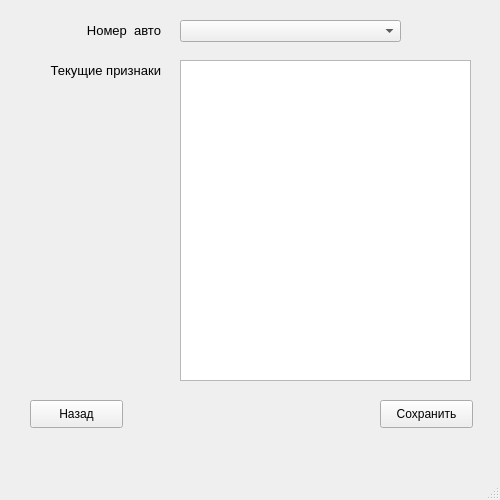
<?xml version="1.0" encoding="UTF-8"?>
<ui version="4.0">
 <class>MainWindow</class>
 <widget class="QMainWindow" name="MainWindow">
  <property name="geometry">
   <rect>
    <x>0</x>
    <y>0</y>
    <width>500</width>
    <height>500</height>
   </rect>
  </property>
  <property name="windowTitle">
   <string>Связи</string>
  </property>
  <widget class="QWidget" name="centralwidget">
   <widget class="QLabel" name="label_Char">
    <property name="geometry">
     <rect>
      <x>30</x>
      <y>20</y>
      <width>131</width>
      <height>21</height>
     </rect>
    </property>
    <property name="font">
     <font>
      <pointsize>10</pointsize>
     </font>
    </property>
    <property name="text">
     <string>Номер  авто</string>
    </property>
    <property name="alignment">
     <set>Qt::AlignRight|Qt::AlignTrailing|Qt::AlignVCenter</set>
    </property>
   </widget>
   <widget class="QComboBox" name="comboBoxChar">
    <property name="geometry">
     <rect>
      <x>180</x>
      <y>20</y>
      <width>221</width>
      <height>22</height>
     </rect>
    </property>
   </widget>
   <widget class="QLabel" name="label_Type">
    <property name="geometry">
     <rect>
      <x>10</x>
      <y>60</y>
      <width>151</width>
      <height>21</height>
     </rect>
    </property>
    <property name="font">
     <font>
      <pointsize>10</pointsize>
     </font>
    </property>
    <property name="text">
     <string>Текущие признаки</string>
    </property>
    <property name="alignment">
     <set>Qt::AlignRight|Qt::AlignTrailing|Qt::AlignVCenter</set>
    </property>
   </widget>
   <widget class="QTableView" name="tableView">
    <property name="geometry">
     <rect>
      <x>180</x>
      <y>60</y>
      <width>291</width>
      <height>321</height>
     </rect>
    </property>
   </widget>
   <widget class="QPushButton" name="pushButton">
    <property name="geometry">
     <rect>
      <x>380</x>
      <y>400</y>
      <width>93</width>
      <height>28</height>
     </rect>
    </property>
    <property name="text">
     <string>Сохранить</string>
    </property>
   </widget>
   <widget class="QPushButton" name="pushButton_2">
    <property name="geometry">
     <rect>
      <x>30</x>
      <y>400</y>
      <width>93</width>
      <height>28</height>
     </rect>
    </property>
    <property name="text">
     <string>Назад</string>
    </property>
   </widget>
  </widget>
  <widget class="QMenuBar" name="menubar">
   <property name="geometry">
    <rect>
     <x>0</x>
     <y>0</y>
     <width>500</width>
     <height>26</height>
    </rect>
   </property>
  </widget>
  <widget class="QStatusBar" name="statusbar"/>
 </widget>
 <resources/>
 <connections/>
</ui>
